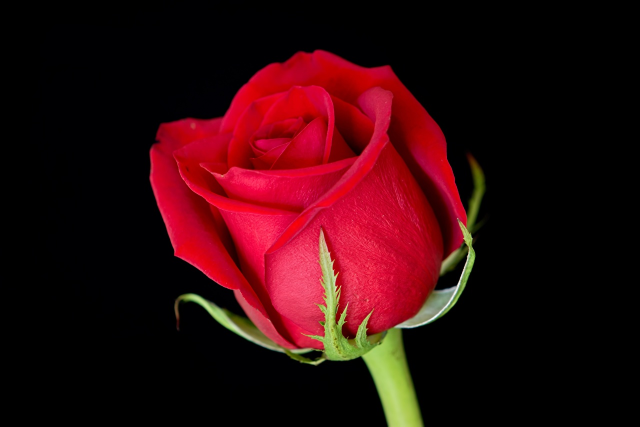
#> input picture src/img_data/Rose.jpg, 1280 x 853 px (shown at 1/2 size)
$ python image_gradient.py
#> lines starting #> are read from the running program, lines starting #| are printed output that depends on the picture
### src/lip/image_pro.py
import cv2 as cv
import numpy as np
from scipy.ndimage import gaussian_filter
from collections import deque
from scipy.ndimage import convolve1d, zoom, sobel
from scipy.special import comb
from numba import njit
from scipy.fftpack import fft2, ifft2, fftshift, ifftshift
from sklearn.linear_model import HuberRegressor

# [755 lines left out: functions channels_bgr, channels_hsv, open_image, resize_image, save, combine_channels and 24 more, not called in this run]

class UnionFind:
    """
    Union-Find data structure with path compression.

    This structure efficiently manages disjoint sets, commonly used for connected component labeling.
    It supports two main operations:
    - `find(x)`: Finds the representative (root) of the set containing `x`, applying path compression.
    - `union(x, y)`: Merges the sets containing `x` and `y`, maintaining a hierarchical structure.
    """
    # [470 lines left out: functions __init__, find, union, ConnectedComponentsByUnionFind, connected_components_by_union_find_8_connected, HomomorphicFilter and 10 more, not called in this run]

def ConvolveSeparableOpt(I, gh, gv):
    """
    Applies separable convolution to the input image I using 1D kernels gh (horizontal) and gv (vertical).

    Optimized version using scipy.ndimage.convolve1d.

    Parameters:
        I: 2D numpy array (grayscale image).
        gh: 1D numpy array (horizontal kernel).
        gv: 1D numpy array (vertical kernel).

    Returns:
        Ir: 2D numpy array (result after separable convolution).
    """
    # Apply horizontal convolution (axis=1 -> along columns)
    Itmp = convolve1d(I, gh, axis=1, mode='reflect')

    # Apply vertical convolution (axis=0 -> along rows)
    Ir = convolve1d(Itmp, gv, axis=0, mode='reflect')

    return Ir

def GetKernelHalfWidth(sigma):
    """
    Computes the half-width of the Gaussian kernel based on the given standard deviation.

    Parameters:
        sigma (float): The standard deviation of the Gaussian function.

    Returns:
        half_width (int): The computed half-width of the kernel.
    """
    return int(2.5 * sigma + 0.5)  # Ensures enough coverage of the Gaussian function

def CreateGaussianKernel(sigma):
    """
    Generates a 1D Gaussian kernel based on a given standard deviation (sigma).

    Parameters:
        sigma (float): The standard deviation of the Gaussian function.

    Returns:
        gauss (numpy.ndarray): The normalized 1D Gaussian kernel.
    """
#> called with sigma = 0.5
    # Step 1: Determine the half-width of the kernel
    half_width = GetKernelHalfWidth(sigma)

    # Step 2: Compute the full width (must be an odd number)
    w = 2 * half_width + 1

    # Step 3: Initialize the kernel and normalization factor
    gauss = np.zeros(w, dtype=np.float32)
    norm = 0.0

    # Step 4: Compute Gaussian values and accumulate normalization factor
    for i in range(w):
        x = i - half_width  # Shift the index to center around 0
        gauss[i] = np.exp(- (x**2) / (2 * sigma**2))
        norm += gauss[i]

    # Step 5: Normalize the kernel so that its sum equals 1
    gauss /= norm

    return gauss

# [57 lines left out: functions ConvolveBox, ConvolveBox1, not called in this run]

def CreateGaussianSecondDerivativeKernel(sigma):
    """
    Generates a 1D Gaussian second derivative kernel for edge detection.

    Parameters:
        sigma (float): Standard deviation of the Gaussian function.

    Returns:
        gauss_deriv2 (numpy.ndarray): The 1D Gaussian second derivative kernel.
    """

    # Step 1: Get the half-width of the kernel based on sigma
    half_width = GetKernelHalfWidth(sigma)

    # Step 2: Calculate the total width (always odd)
    w = 2 * half_width + 1

    # Step 3: Initialize the kernel and normalization factor
    gauss_deriv2 = np.zeros(w, dtype=np.float32)
    norm = 0.0

    # Step 4: Compute the second derivative of the Gaussian function for each position
    for i in range(w):
        x = i - half_width  # Center the kernel at zero
        # Compute the second derivative of the Gaussian at position x
        gauss_deriv2[i] = (x ** 2 / (sigma ** 4) - 1 / (sigma ** 2)) * np.exp(- (x ** 2) / (2 * sigma ** 2))
        # Accumulate the absolute value for normalization
        norm += abs(gauss_deriv2[i])

    # Step 5: Normalize the kernel so that the sum of absolute values is 1
    gauss_deriv2 /= norm

    return gauss_deriv2

def CreateGaussianDerivativeKernel(sigma):
    """
    Generates a 1D Gaussian derivative kernel for edge detection.

    Parameters:
    sigma (float): Standard deviation of the Gaussian function.

    Returns:
        gauss_deriv (numpy.ndarray): The 1D Gaussian derivative kernel.
    """
#> called with sigma = 1
    # Paso 1: Obtener la mitad del ancho del kernel
    half_width = GetKernelHalfWidth(sigma)

    # Paso 2: Calcular el ancho total (siempre impar)
    w = 2 * half_width + 1

    # Paso 3: Inicializar el kernel y el factor de normalización
    gauss_deriv = np.zeros(w, dtype=np.float32)
    norm = 0.0

    # Paso 4: Calcular la derivada de la función Gaussiana
    for i in range(w):
        x = i - half_width  # Centramos los valores alrededor de 0
        gauss_deriv[i] = -x * np.exp(- (x ** 2) / (2 * sigma ** 2))  # Derivada de Gauss
        norm += abs(x * gauss_deriv[i])  # Normalización basada en la suma de valores absolutos

    # Paso 5: Normalizar el kernel
    gauss_deriv /= norm

    return gauss_deriv

# [52 lines left out: function SobelOperator, not called in this run]

def ComputeLaplacianGaussian(img, sigma_s, sigma_d):
    """
    Compute the Laplacian of Gaussian using separable convolution.

    Parameters:
        img: Input image (grayscale, float32).
        sigma_s: sigma for smoothing Gaussian.
        sigma_d: sigma for second derivative.

    Returns:
        LoG: Laplacian of Gaussian image.

    """
    img = img.astype(np.float32)

    gauss = CreateGaussianKernel(sigma_s)
    gauss_2nd = CreateGaussianSecondDerivativeKernel(sigma_d)

    Gxx = ConvolveSeparableOpt(img, gauss_2nd, gauss)  # ∂²I/∂x²
    Gyy = ConvolveSeparableOpt(img, gauss, gauss_2nd)  # ∂²I/∂y²

    LoG = Gxx + Gyy  # Laplacian = d²/dx² + d²/dy²

    LoG = cv.normalize(LoG, None, 0, 255, cv.NORM_MINMAX)
    return LoG.astype(np.uint8)

def ComputeImageGradient(img, sigma_s, sigma_d):
    """
    Compute the image gradient using the Gaussian derivative kernel.

    Parameters:
        img: The input image (numpy array).
        sigma_s: Standard deviation for the Gaussian kernel.
        sigma_d: Standard deviation for the Gaussian derivative kernel.

    Returns:
        - Gx : The gradient image in the X direction.
        - Gy : The gradient image in the Y direction.
        - Gmag : The magnitude of the gradient.
        - Gphase : The phase of the gradient (direction).
    """
    # convertir a 32 bits y normalizar

    img = img.astype(np.float32)

    # Step 1: Create the Gaussian derivative kernel
    gauss = CreateGaussianKernel(sigma_s)
    gauss_deriv = CreateGaussianDerivativeKernel(sigma_d)

    Gx = ConvolveSeparableOpt(img, gauss_deriv, gauss)  # Convolve with the Gaussian derivative kernel
#> in ConvolveSeparableOpt, `Itmp = convolve1d(I, gh, axis=1, mode='reflect')`:
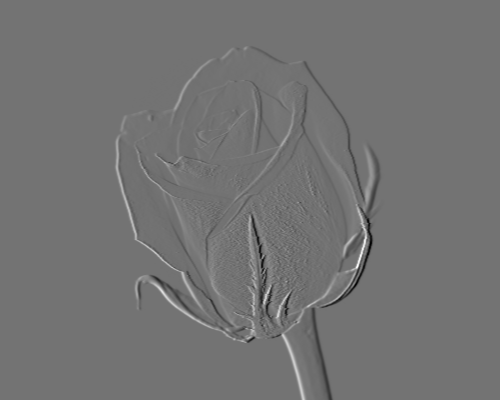
#> Itmp: shape (400, 500) float32; min -66.82, max 81.19, mean 0; drawn with min black and max white
    Gy = ConvolveSeparableOpt(img, gauss, gauss_deriv)  # Convolve with the Gaussian kernel

    # Step 3: Compute the magnitude and phase of the gradient

    # Step 3: Compute the magnitude and phase of the gradient
    Gmag = np.sqrt(Gx**2 + Gy**2)  # Gradient magnitude
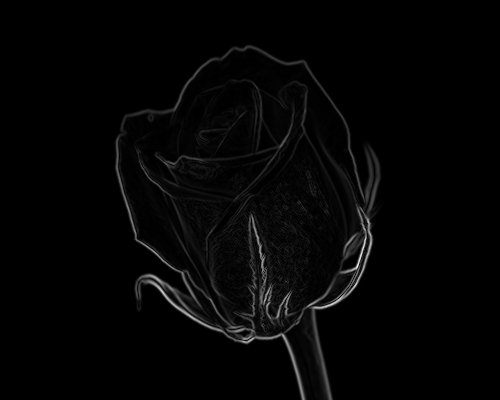
#> Gmag: shape (400, 500) float32; min 0, max 99.29, mean 1.9; drawn with min black and max white
    Gphase = np.arctan2(Gy, Gx)    # Gradient phase (direction)
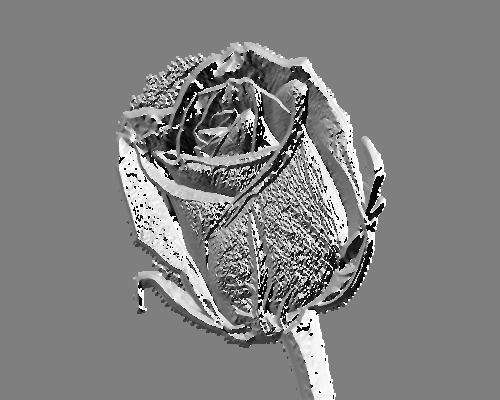
#> Gphase: shape (400, 500) float32; min -3.14, max 3.14, mean 0.0606; drawn with min black and max white
    #guarda en archivo la magnitud con numpa

    # Normalize for visualization
    Gx = cv.normalize(Gx, None, 0, 255, cv.NORM_MINMAX)
    Gy = cv.normalize(Gy, None, 0, 255, cv.NORM_MINMAX)
    Gmag = cv.normalize(Gmag, None, 0, 255, cv.NORM_MINMAX)
    Gphase = cv.normalize(Gphase, None, 0, 255, cv.NORM_MINMAX)

    return Gx.astype(np.uint8), Gy.astype(np.uint8), Gmag.astype(np.uint8), Gphase.astype(np.uint8)

# ---------------------------------
#                                   #
#   Noise functions                #
#                                   #
# ---------------------------------

# [1674 lines left out: functions AddCheckerboardNoise, AddPeriodicNoise, AddGaussianNoise, AddSaltAndPepperNoise, AddPoissonNoise, AddUniformNoise and 38 more, not called in this run]

### src/lip/utilities.py
from .image_pro import *
import cv2 as cv
import numpy as np

# [56 lines left out: functions create_channel_image, get_flip_flop_flipflop, get_rotate_image, not called in this run]

def show_images_together(images, titles=None):
    """
    Muestra dos, tres o cuatro imágenes juntas en una ventana con OpenCV.

    Parámetros:
    - images: Lista de imágenes a mostrar.
    - titles: Lista de títulos para las imágenes (opcional).

    Nota: La lista de imágenes debe contener 2, 3 o 4 imágenes.
    """
    num_images = len(images)
#> num_images = 4
    if num_images not in [2, 3, 4]:
        raise ValueError("La lista de imágenes debe contener 2, 3 o 4 imágenes.")

    # Determinar el tamaño de las imágenes
    height, width = images[0].shape[:2]

    # Convertir imágenes a color si son en escala de grises
    images = [cv.cvtColor(img, cv.COLOR_GRAY2BGR) if len(img.shape) == 2 else img for img in images]
#> images = 4 items

    # Crear una imagen en blanco para combinar las imágenes
    if num_images == 2:
        combined_image = np.zeros((height, width * 2, 3), dtype=np.uint8)
    elif num_images == 3:
        combined_image = np.zeros((height * 2, width * 2, 3), dtype=np.uint8)
    else:  # num_images == 4
        combined_image = np.zeros((height * 2, width * 2, 3), dtype=np.uint8)

    # Colocar las imágenes en la imagen combinada
    combined_image[:height, :width] = images[0]
    combined_image[:height, width:width * 2] = images[1]
    if num_images > 2:
        combined_image[height:height * 2, :width] = images[2]
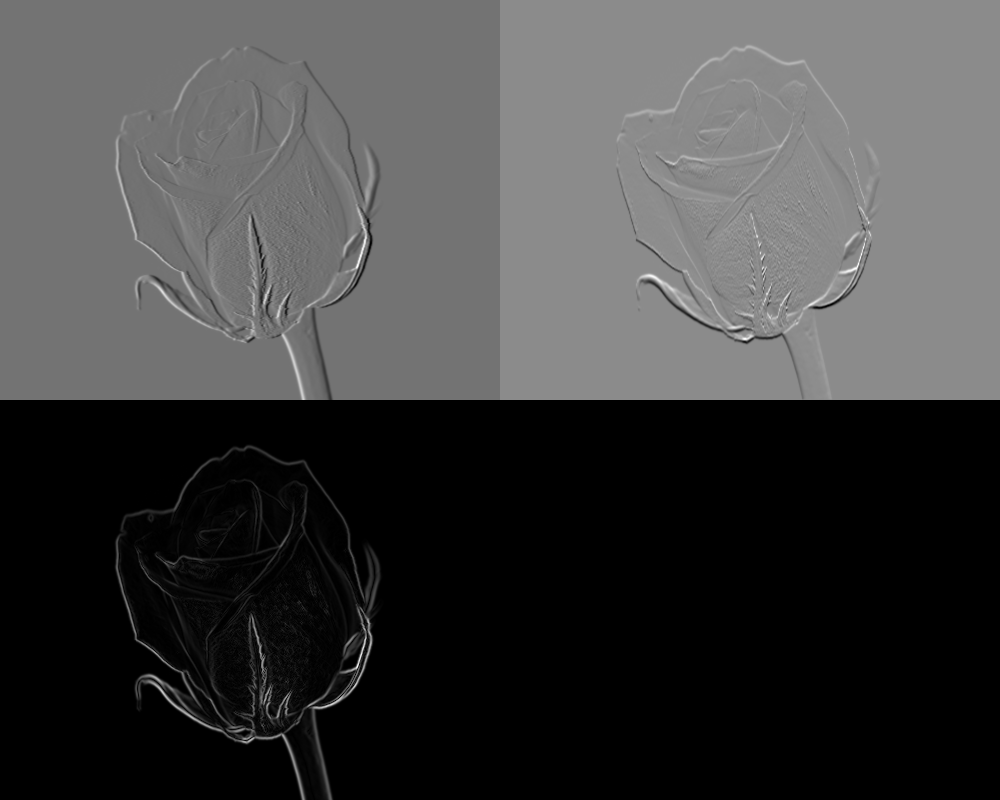
#> combined_image: shape (800, 1000, 3); min 0, max 255, mean 64.8
    if num_images == 4:
        combined_image[height:height * 2, width:width * 2] = images[3]

    # Agregar títulos si se proporcionan
    if titles:
        for i, title in enumerate(titles):
            if i == 0:
                cv.putText(combined_image, title, (10, 30), cv.FONT_HERSHEY_SIMPLEX, 1, (255, 255, 255), 2, cv.LINE_AA)
            elif i == 1:
                cv.putText(combined_image, title, (width + 10, 30), cv.FONT_HERSHEY_SIMPLEX, 1, (255, 255, 255), 2, cv.LINE_AA)
            elif i == 2:
                cv.putText(combined_image, title, (10, height + 30), cv.FONT_HERSHEY_SIMPLEX, 1, (255, 255, 255), 2, cv.LINE_AA)
            elif i == 3:
                cv.putText(combined_image, title, (width + 10, height + 30), cv.FONT_HERSHEY_SIMPLEX, 1, (255, 255, 255), 2, cv.LINE_AA)
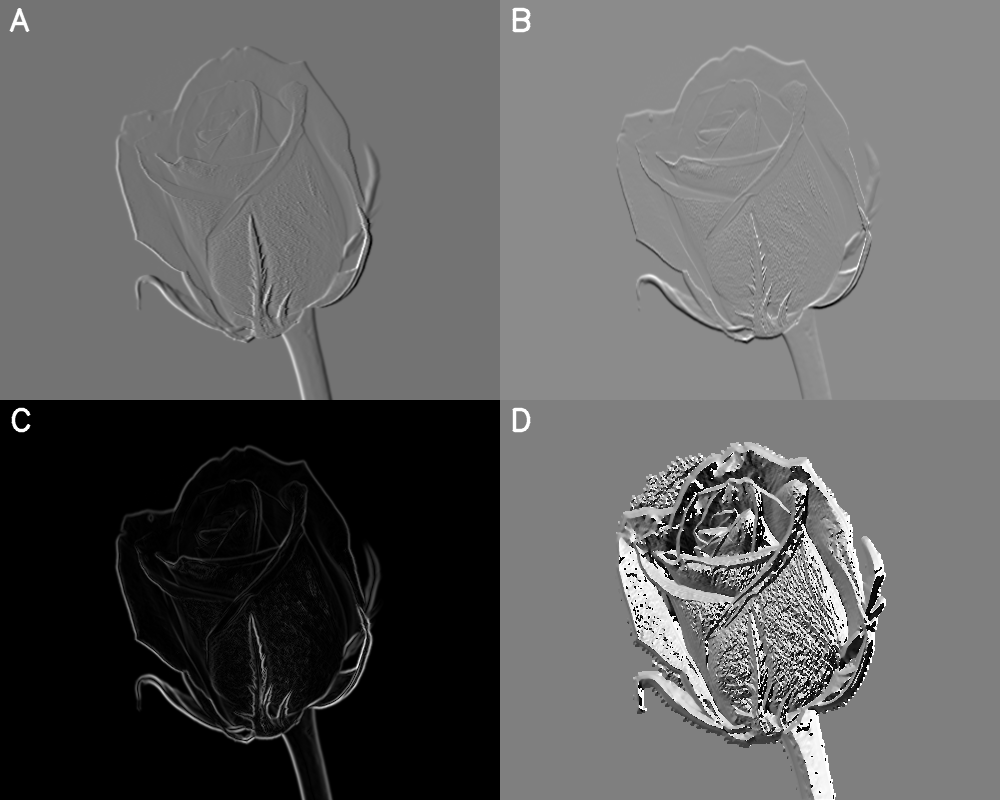
#> combined_image: shape (800, 1000, 3); min 0, max 255, mean 97.3

    # Mostrar la imagen combinada
    cv.imshow("Combined Image", combined_image)
    cv.waitKey(0)
    cv.destroyAllWindows()

# [35 lines left out: function show_two_images, not called in this run]

### src/image_gradient.py
import cv2
import matplotlib.pyplot as plt
import lip

def main():

    #img = cv2.imread("img_data/astro.jpg", cv2.IMREAD_GRAYSCALE)
    #img = cv2.imread("img_data/caballo.webp", cv2.IMREAD_GRAYSCALE)
    #img = cv2.imread("img_data/acat.jpg", cv2.IMREAD_GRAYSCALE)
    img = cv2.imread("img_data/Rose.jpg", cv2.IMREAD_GRAYSCALE)

    img = cv2.resize(img, (500, 400))
    Gradient_x, Gradient_y, Gradient_mag, Gradient_phase = lip.ComputeImageGradient(img, 0.5, 1.0)

    lip.show_images_together([Gradient_x, Gradient_y, Gradient_mag, Gradient_phase], ["A", "B", "C", "D"])
    # LOG
    img = cv2.resize(img, (800, 600))
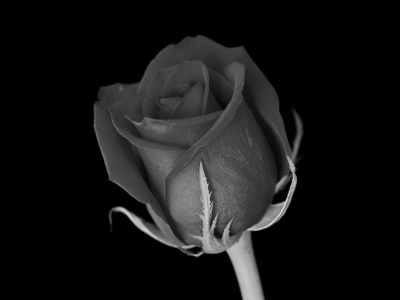
#> img: shape (600, 800) (shown at 1/2 size); min 0, max 238, mean 21.2
    GradientLog = lip.ComputeLaplacianGaussian(img, 0.5, 0.7)
#> in ConvolveSeparableOpt (call 4), `Ir = convolve1d(Itmp, gv, axis=0, mode='reflect')`:
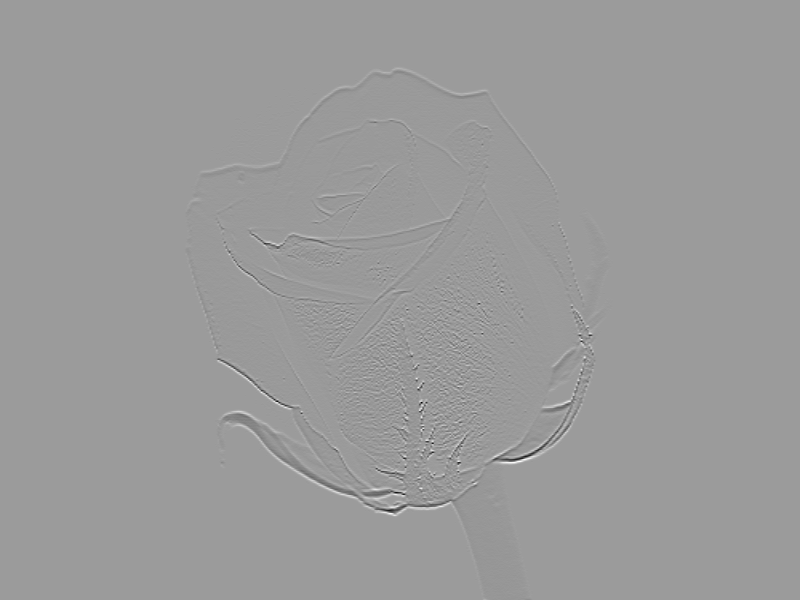
#> Ir: shape (600, 800) float32; min -26.87, max 17.21, mean -0.0835; drawn with min black and max white
    cv2.imshow("LOG", GradientLog)
    cv2.waitKey(0)
    cv2.destroyAllWindows()

if __name__ == "__main__":
    main()

$ run again, with src/img_data/astro.jpg copied over src/img_data/Rose.jpg
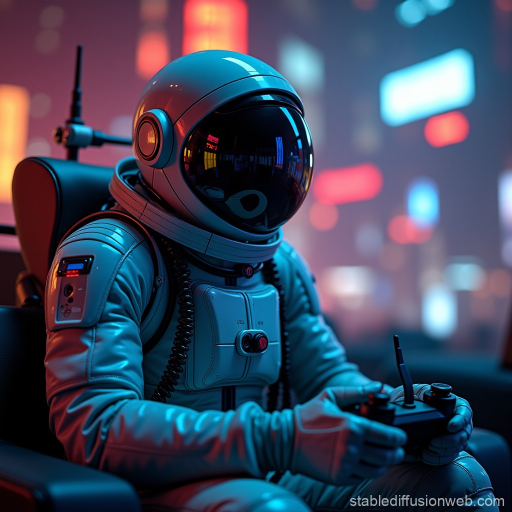
#> input picture src/img_data/astro.jpg, 1024 x 1024 px (shown at 1/2 size)
#> num_images = 4
#> images = 4 items
#> after the loop in show_images_together, `for i, title in enumerate(titles):`:
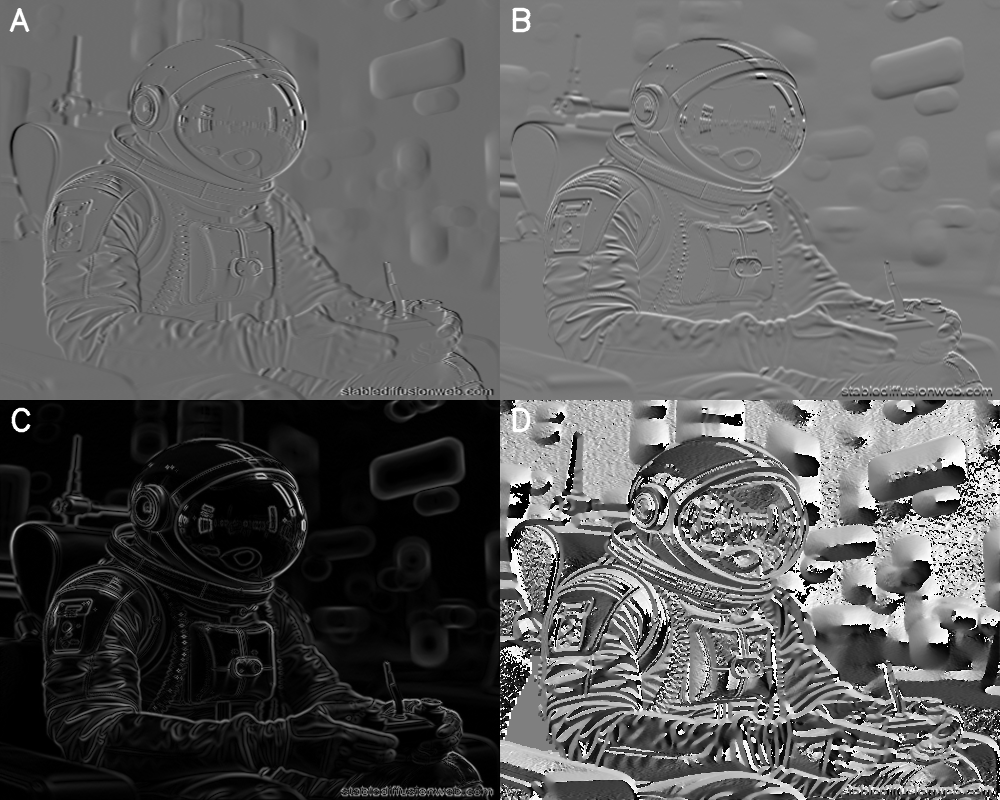
#> combined_image: shape (800, 1000, 3); min 0, max 255, mean 93.2
#> Itmp: shape (600, 800) float32
#> Ir: shape (600, 800) float32
#> in ComputeLaplacianGaussian, `LoG = Gxx + Gyy`:
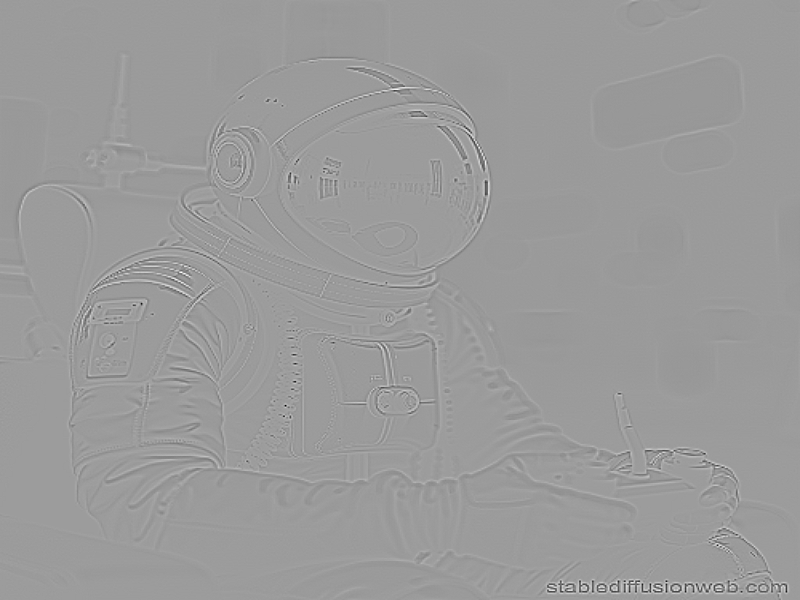
#> LoG: shape (600, 800) float32; min -81.8, max 51.67, mean -0.6; drawn with min black and max white
